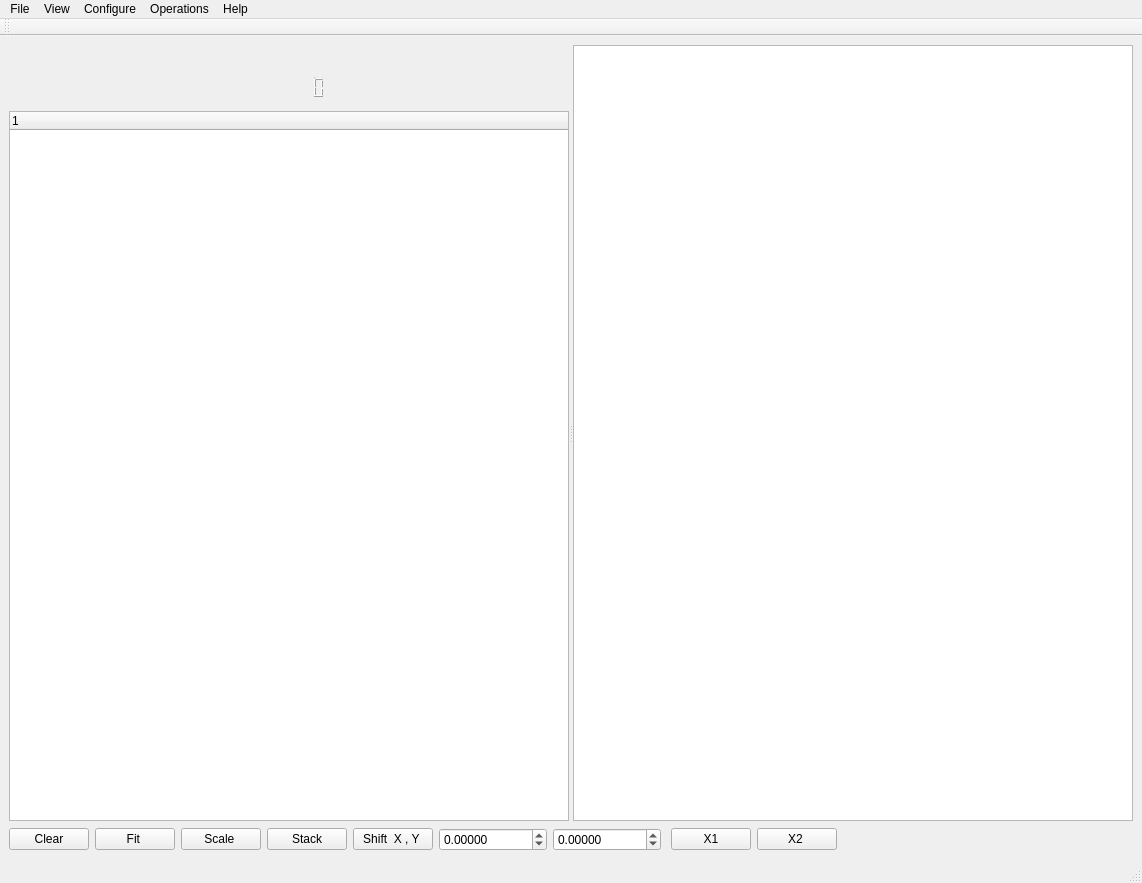
<?xml version="1.0" encoding="UTF-8"?>
<ui version="4.0">
 <class>MainWindow</class>
 <widget class="QMainWindow" name="MainWindow">
  <property name="geometry">
   <rect>
    <x>0</x>
    <y>0</y>
    <width>1142</width>
    <height>883</height>
   </rect>
  </property>
  <property name="acceptDrops">
   <bool>true</bool>
  </property>
  <property name="windowTitle">
   <string>MainWindow</string>
  </property>
  <widget class="QWidget" name="centralwidget">
   <property name="acceptDrops">
    <bool>true</bool>
   </property>
   <layout class="QGridLayout" name="gridLayout">
    <item row="1" column="0">
     <layout class="QHBoxLayout" name="horizontalLayout">
      <property name="sizeConstraint">
       <enum>QLayout::SetDefaultConstraint</enum>
      </property>
      <item>
       <widget class="QPushButton" name="pushButton">
        <property name="text">
         <string>Clear</string>
        </property>
       </widget>
      </item>
      <item>
       <widget class="QPushButton" name="pushButton_2">
        <property name="text">
         <string>Fit </string>
        </property>
       </widget>
      </item>
      <item>
       <widget class="QPushButton" name="pushButton_5">
        <property name="enabled">
         <bool>true</bool>
        </property>
        <property name="maximumSize">
         <size>
          <width>16777215</width>
          <height>16777215</height>
         </size>
        </property>
        <property name="text">
         <string>Scale </string>
        </property>
       </widget>
      </item>
      <item>
       <widget class="QPushButton" name="stack_all_btn">
        <property name="text">
         <string>Stack</string>
        </property>
       </widget>
      </item>
      <item>
       <widget class="QPushButton" name="Shift_Sig_Button">
        <property name="text">
         <string>Shift  X , Y </string>
        </property>
       </widget>
      </item>
      <item>
       <widget class="QDoubleSpinBox" name="Shift_Sig_X">
        <property name="maximumSize">
         <size>
          <width>16777215</width>
          <height>16777215</height>
         </size>
        </property>
        <property name="decimals">
         <number>5</number>
        </property>
        <property name="minimum">
         <double>-999999.989999999990687</double>
        </property>
        <property name="maximum">
         <double>999999.989999999990687</double>
        </property>
       </widget>
      </item>
      <item>
       <widget class="QDoubleSpinBox" name="Shift_Sig_Y">
        <property name="decimals">
         <number>5</number>
        </property>
        <property name="minimum">
         <double>-999999.989999999990687</double>
        </property>
        <property name="maximum">
         <double>999999.989999999990687</double>
        </property>
       </widget>
      </item>
      <item>
       <spacer name="horizontalSpacer_2">
        <property name="orientation">
         <enum>Qt::Horizontal</enum>
        </property>
        <property name="sizeType">
         <enum>QSizePolicy::Preferred</enum>
        </property>
        <property name="sizeHint" stdset="0">
         <size>
          <width>20</width>
          <height>20</height>
         </size>
        </property>
       </spacer>
      </item>
      <item>
       <widget class="QPushButton" name="pushButton_3">
        <property name="font">
         <font>
          <bold>false</bold>
          <kerning>false</kerning>
         </font>
        </property>
        <property name="text">
         <string>X1</string>
        </property>
        <property name="default">
         <bool>false</bool>
        </property>
       </widget>
      </item>
      <item>
       <widget class="QPushButton" name="pushButton_4">
        <property name="font">
         <font>
          <italic>false</italic>
          <bold>false</bold>
          <underline>false</underline>
          <strikeout>false</strikeout>
         </font>
        </property>
        <property name="autoFillBackground">
         <bool>false</bool>
        </property>
        <property name="text">
         <string>X2 </string>
        </property>
        <property name="default">
         <bool>false</bool>
        </property>
        <property name="flat">
         <bool>false</bool>
        </property>
       </widget>
      </item>
      <item>
       <widget class="QTextBrowser" name="text_Time">
        <property name="maximumSize">
         <size>
          <width>100</width>
          <height>25</height>
         </size>
        </property>
        <property name="font">
         <font>
          <pointsize>10</pointsize>
         </font>
        </property>
        <property name="layoutDirection">
         <enum>Qt::LeftToRight</enum>
        </property>
        <property name="autoFillBackground">
         <bool>false</bool>
        </property>
        <property name="styleSheet">
         <string notr="true">background: transparent</string>
        </property>
        <property name="frameShape">
         <enum>QFrame::NoFrame</enum>
        </property>
        <property name="verticalScrollBarPolicy">
         <enum>Qt::ScrollBarAlwaysOff</enum>
        </property>
        <property name="horizontalScrollBarPolicy">
         <enum>Qt::ScrollBarAlwaysOff</enum>
        </property>
       </widget>
      </item>
      <item>
       <widget class="QTextBrowser" name="delta_Time">
        <property name="enabled">
         <bool>true</bool>
        </property>
        <property name="maximumSize">
         <size>
          <width>100</width>
          <height>25</height>
         </size>
        </property>
        <property name="font">
         <font>
          <pointsize>10</pointsize>
         </font>
        </property>
        <property name="layoutDirection">
         <enum>Qt::LeftToRight</enum>
        </property>
        <property name="styleSheet">
         <string notr="true">background: transparent</string>
        </property>
        <property name="frameShape">
         <enum>QFrame::NoFrame</enum>
        </property>
        <property name="verticalScrollBarPolicy">
         <enum>Qt::ScrollBarAlwaysOff</enum>
        </property>
        <property name="horizontalScrollBarPolicy">
         <enum>Qt::ScrollBarAlwaysOff</enum>
        </property>
       </widget>
      </item>
      <item>
       <widget class="QTextBrowser" name="delta_Y">
        <property name="maximumSize">
         <size>
          <width>100</width>
          <height>25</height>
         </size>
        </property>
        <property name="font">
         <font>
          <pointsize>10</pointsize>
         </font>
        </property>
        <property name="styleSheet">
         <string notr="true">background: transparent</string>
        </property>
        <property name="frameShape">
         <enum>QFrame::NoFrame</enum>
        </property>
        <property name="verticalScrollBarPolicy">
         <enum>Qt::ScrollBarAlwaysOff</enum>
        </property>
        <property name="horizontalScrollBarPolicy">
         <enum>Qt::ScrollBarAlwaysOff</enum>
        </property>
       </widget>
      </item>
      <item>
       <spacer name="horizontalSpacer">
        <property name="orientation">
         <enum>Qt::Horizontal</enum>
        </property>
        <property name="sizeHint" stdset="0">
         <size>
          <width>40</width>
          <height>20</height>
         </size>
        </property>
       </spacer>
      </item>
     </layout>
    </item>
    <item row="0" column="0">
     <widget class="QSplitter" name="splitter_list_plot">
      <property name="sizePolicy">
       <sizepolicy hsizetype="Expanding" vsizetype="Preferred">
        <horstretch>0</horstretch>
        <verstretch>0</verstretch>
       </sizepolicy>
      </property>
      <property name="orientation">
       <enum>Qt::Horizontal</enum>
      </property>
      <widget class="QWidget" name="layoutWidget">
       <layout class="QVBoxLayout" name="verticalLayout">
        <item>
         <widget class="QTextBrowser" name="current_ch">
          <property name="maximumSize">
           <size>
            <width>110</width>
            <height>25</height>
           </size>
          </property>
          <property name="baseSize">
           <size>
            <width>0</width>
            <height>0</height>
           </size>
          </property>
          <property name="font">
           <font>
            <pointsize>10</pointsize>
           </font>
          </property>
          <property name="styleSheet">
           <string notr="true">background: transparent</string>
          </property>
          <property name="frameShape">
           <enum>QFrame::NoFrame</enum>
          </property>
          <property name="verticalScrollBarPolicy">
           <enum>Qt::ScrollBarAlwaysOff</enum>
          </property>
          <property name="horizontalScrollBarPolicy">
           <enum>Qt::ScrollBarAlwaysOff</enum>
          </property>
         </widget>
        </item>
        <item>
         <widget class="QLCDNumber" name="lcdNumber">
          <property name="palette">
           <palette>
            <active>
             <colorrole role="WindowText">
              <brush brushstyle="SolidPattern">
               <color alpha="255">
                <red>0</red>
                <green>0</green>
                <blue>255</blue>
               </color>
              </brush>
             </colorrole>
             <colorrole role="Text">
              <brush brushstyle="SolidPattern">
               <color alpha="255">
                <red>0</red>
                <green>0</green>
                <blue>0</blue>
               </color>
              </brush>
             </colorrole>
            </active>
            <inactive>
             <colorrole role="WindowText">
              <brush brushstyle="SolidPattern">
               <color alpha="255">
                <red>0</red>
                <green>0</green>
                <blue>255</blue>
               </color>
              </brush>
             </colorrole>
             <colorrole role="Text">
              <brush brushstyle="SolidPattern">
               <color alpha="255">
                <red>0</red>
                <green>0</green>
                <blue>0</blue>
               </color>
              </brush>
             </colorrole>
            </inactive>
            <disabled/>
           </palette>
          </property>
          <property name="lineWidth">
           <number>0</number>
          </property>
          <property name="midLineWidth">
           <number>0</number>
          </property>
          <property name="digitCount">
           <number>7</number>
          </property>
          <property name="intValue" stdset="0">
           <number>0</number>
          </property>
         </widget>
        </item>
        <item>
         <widget class="QWidget" name="list_lcd" native="true"/>
        </item>
        <item>
         <widget class="QTreeWidget" name="treeWidget">
          <property name="minimumSize">
           <size>
            <width>200</width>
            <height>0</height>
           </size>
          </property>
          <property name="acceptDrops">
           <bool>true</bool>
          </property>
          <column>
           <property name="text">
            <string notr="true">1</string>
           </property>
          </column>
         </widget>
        </item>
       </layout>
      </widget>
      <widget class="PlotWidget" name="graphicsView"/>
     </widget>
    </item>
   </layout>
  </widget>
  <widget class="QMenuBar" name="menubar">
   <property name="geometry">
    <rect>
     <x>0</x>
     <y>0</y>
     <width>1142</width>
     <height>22</height>
    </rect>
   </property>
   <widget class="QMenu" name="menuFile">
    <property name="title">
     <string>File</string>
    </property>
    <addaction name="actionOpen"/>
   </widget>
   <widget class="QMenu" name="menuHelp">
    <property name="title">
     <string>Help</string>
    </property>
    <addaction name="actionInfo"/>
   </widget>
   <widget class="QMenu" name="menuView">
    <property name="title">
     <string>View</string>
    </property>
    <addaction name="actionFit_Window"/>
    <addaction name="actionStack_all"/>
   </widget>
   <widget class="QMenu" name="menuConffigure">
    <property name="title">
     <string>Configure</string>
    </property>
    <addaction name="actionChannel_name"/>
    <addaction name="actionLoad_Configuration"/>
    <addaction name="actionSave_Configuration"/>
   </widget>
   <widget class="QMenu" name="menuCalculation">
    <property name="title">
     <string>Operations</string>
    </property>
    <addaction name="actionIntegration"/>
    <addaction name="actionGradient"/>
    <addaction name="actionMultiplication"/>
    <addaction name="actionSummation"/>
    <addaction name="actionGain"/>
   </widget>
   <addaction name="menuFile"/>
   <addaction name="menuView"/>
   <addaction name="menuConffigure"/>
   <addaction name="menuCalculation"/>
   <addaction name="menuHelp"/>
  </widget>
  <widget class="QStatusBar" name="statusbar"/>
  <widget class="QToolBar" name="toolBar">
   <property name="windowTitle">
    <string>toolBar</string>
   </property>
   <attribute name="toolBarArea">
    <enum>TopToolBarArea</enum>
   </attribute>
   <attribute name="toolBarBreak">
    <bool>false</bool>
   </attribute>
  </widget>
  <action name="actionOpen">
   <property name="text">
    <string>Open</string>
   </property>
  </action>
  <action name="actionFit_Window">
   <property name="enabled">
    <bool>false</bool>
   </property>
   <property name="text">
    <string>Fit Window</string>
   </property>
  </action>
  <action name="actionInfo">
   <property name="text">
    <string>Info</string>
   </property>
  </action>
  <action name="actionChannel_name">
   <property name="enabled">
    <bool>false</bool>
   </property>
   <property name="text">
    <string>Channel</string>
   </property>
  </action>
  <action name="actionStack_all">
   <property name="enabled">
    <bool>false</bool>
   </property>
   <property name="text">
    <string>Stack all</string>
   </property>
  </action>
  <action name="actionIntegration">
   <property name="enabled">
    <bool>false</bool>
   </property>
   <property name="text">
    <string>Integration</string>
   </property>
  </action>
  <action name="actionGradient">
   <property name="enabled">
    <bool>false</bool>
   </property>
   <property name="text">
    <string>Gradient</string>
   </property>
  </action>
  <action name="actionMultiplication">
   <property name="enabled">
    <bool>false</bool>
   </property>
   <property name="text">
    <string>Multiplication</string>
   </property>
  </action>
  <action name="actionSummation">
   <property name="enabled">
    <bool>false</bool>
   </property>
   <property name="text">
    <string>Summation</string>
   </property>
  </action>
  <action name="actionGain">
   <property name="enabled">
    <bool>false</bool>
   </property>
   <property name="text">
    <string>Gain</string>
   </property>
  </action>
  <action name="actionLoad_Configuration">
   <property name="text">
    <string>Load </string>
   </property>
  </action>
  <action name="actionSave_Configuration">
   <property name="text">
    <string>Export</string>
   </property>
  </action>
 </widget>
 <customwidgets>
  <customwidget>
   <class>PlotWidget</class>
   <extends>QGraphicsView</extends>
   <header location="global">pyqtgraph</header>
  </customwidget>
 </customwidgets>
 <resources/>
 <connections/>
</ui>
